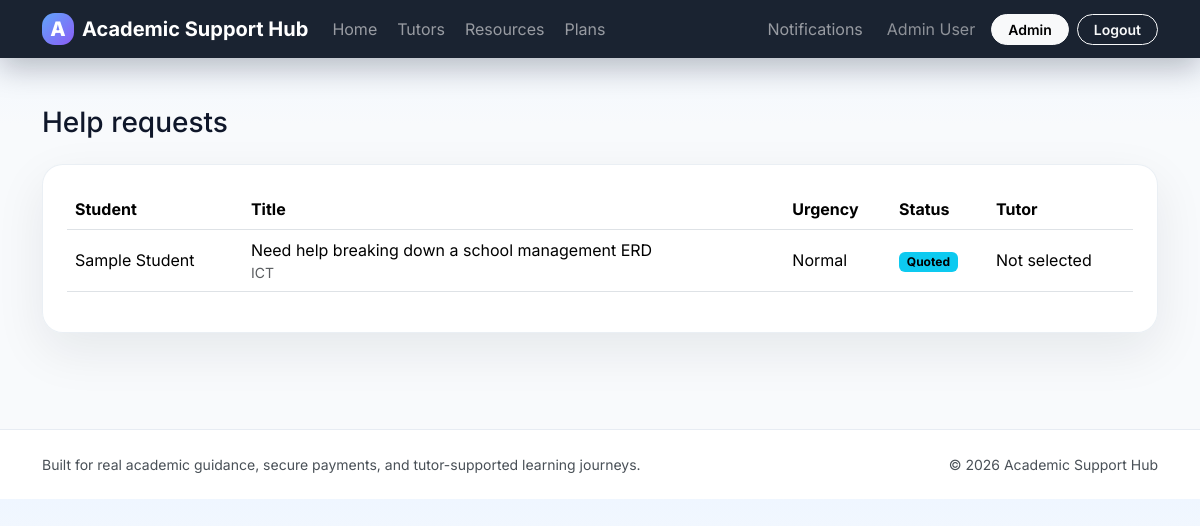
The app's page /admin/help_requests.php (signed in) with its own data.
### tables this page shows
CREATE TABLE settings (
    id INT UNSIGNED AUTO_INCREMENT PRIMARY KEY,
    setting_key VARCHAR(100) NOT NULL UNIQUE,
    setting_value TEXT NOT NULL
);

CREATE TABLE users (
    id INT UNSIGNED AUTO_INCREMENT PRIMARY KEY,
    name VARCHAR(150) NOT NULL,
    email VARCHAR(190) NOT NULL UNIQUE,
    password VARCHAR(255) NOT NULL,
    role ENUM('admin','student','tutor') NOT NULL DEFAULT 'student',
    university VARCHAR(190) NULL,
    bio TEXT NULL,
    avatar_path VARCHAR(255) NULL,
    created_at TIMESTAMP NOT NULL DEFAULT CURRENT_TIMESTAMP
);

CREATE TABLE help_requests (
    id INT UNSIGNED AUTO_INCREMENT PRIMARY KEY,
    student_id INT UNSIGNED NOT NULL,
    selected_tutor_id INT UNSIGNED NULL,
    accepted_offer_id INT UNSIGNED NULL,
    subject VARCHAR(100) NOT NULL,
    title VARCHAR(190) NOT NULL,
    details TEXT NOT NULL,
    urgency ENUM('normal','urgent') NOT NULL DEFAULT 'normal',
    suggested_budget DECIMAL(10,2) NOT NULL DEFAULT 0,
    reward_credits_to_use INT UNSIGNED NOT NULL DEFAULT 0,
    attachment_path VARCHAR(255) NULL,
    status ENUM('open','quoted','accepted','awaiting_payment','payment_pending','in_progress','completed','cancelled') NOT NULL DEFAULT 'open',
    created_at TIMESTAMP NOT NULL DEFAULT CURRENT_TIMESTAMP,
    CONSTRAINT fk_help_requests_student FOREIGN KEY (student_id) REFERENCES users(id) ON DELETE CASCADE,
    CONSTRAINT fk_help_requests_tutor FOREIGN KEY (selected_tutor_id) REFERENCES users(id) ON DELETE SET NULL
);

### includes/bootstrap.php (called while the page is built, shortened)
<?php
require_once __DIR__ . '/../config/config.php';
require_once __DIR__ . '/functions.php';
refresh_current_user();

### admin/help_requests.php (the view, shortened to what this page needs)
<?php
require_once __DIR__ . '/../includes/bootstrap.php';
$requests = $pdo->query("
    SELECT hr.*, u.name AS student_name, tu.name AS tutor_name
    FROM help_requests hr
    INNER JOIN users u ON u.id = hr.student_id
    LEFT JOIN users tu ON tu.id = hr.selected_tutor_id
    ORDER BY hr.id DESC
")->fetchAll();
include __DIR__ . '/../includes/header.php';
?>
<h1 class="h3 mb-4">Help requests</h1>
<div class="card card-soft p-4">
    <div class="table-responsive">
        <table class="table align-middle">
            <thead><tr><th>Student</th><th>Title</th><th>Urgency</th><th>Status</th><th>Tutor</th></tr></thead>
            <tbody>
                <?php foreach ($requests as $request): ?>
                    <tr>
                        <td><?= e($request['student_name']) ?></td>
                        <td><?= e($request['title']) ?><div class="small text-muted"><?= e($request['subject']) ?></div></td>
                        <td><?= e(ucfirst($request['urgency'])) ?></td>
                        <td><?= status_badge($request['status']) ?></td>
                        <td><?= e($request['tutor_name'] ?: 'Not selected') ?></td>
                    </tr>
                <?php endforeach; ?>
            </tbody>
        </table>
    </div>
</div>
<?php include __DIR__ . '/../includes/footer.php'; ?>

### includes/header.php (shortened to what this page needs)
<?php
$user = current_user();
$platformName = get_setting('platform_name', APP_NAME);
?>
<!doctype html>
<html lang="en">
<head>
    <link href="https://cdn.jsdelivr.net/npm/bootstrap@5.3.7/dist/css/bootstrap.min.css" rel="stylesheet">
    <link href="<?= app_url('assets/css/style.css') ?>" rel="stylesheet">
</head>
<body>
<nav class="navbar navbar-expand-lg navbar-dark glass-nav sticky-top">
    <div class="container">
        <a class="navbar-brand fw-bold d-flex align-items-center gap-2" href="<?= app_url() ?>">
            <span class="brand-mark">A</span>
            <span><?= e($platformName) ?></span>
        </a>
        <div class="collapse navbar-collapse" id="appNav">
            <ul class="navbar-nav me-auto mb-2 mb-lg-0 gap-lg-1">
                <li class="nav-item"><a class="nav-link" href="<?= app_url() ?>">Home</a></li>
                <li class="nav-item"><a class="nav-link" href="<?= app_url('tutors.php') ?>">Tutors</a></li>
                <li class="nav-item"><a class="nav-link" href="<?= app_url('resources.php') ?>">Resources</a></li>
                <li class="nav-item"><a class="nav-link" href="<?= app_url('pricing.php') ?>">Plans</a></li>
            </ul>
            <ul class="navbar-nav align-items-lg-center gap-lg-2">
                <?php if ($user): ?>
                    <li class="nav-item dropdown">
                        <a class="nav-link position-relative" href="#" data-bs-toggle="dropdown">Notifications</a>
                    </li>
                    <li class="nav-item"><span class="nav-link text-white-50"><?= e($user['name']) ?></span></li>
                    <?php if ($user['role'] === 'admin'): ?>
                        <li class="nav-item"><a class="btn btn-light btn-sm rounded-pill px-3" href="<?= app_url('admin/dashboard.php') ?>">Admin</a></li>
                    <?php elseif ($user['role'] === 'tutor'): ?>
                        <li class="nav-item"><a class="btn btn-light btn-sm rounded-pill px-3" href="<?= app_url('tutor/dashboard.php') ?>">Tutor panel</a></li>
                    <?php else: ?>
                        <li class="nav-item"><a class="btn btn-light btn-sm rounded-pill px-3" href="<?= app_url('student/dashboard.php') ?>">Student panel</a></li>
                    <?php endif; ?>
                    <li class="nav-item"><a class="btn btn-outline-light btn-sm rounded-pill px-3" href="<?= app_url('logout.php') ?>">Logout</a></li>
                <?php else: ?>
                    <li class="nav-item"><a class="btn btn-outline-light btn-sm rounded-pill px-3" href="<?= app_url('login.php') ?>">Login</a></li>
                    <li class="nav-item"><a class="btn btn-warning btn-sm rounded-pill px-3" href="<?= app_url('register.php') ?>">Create account</a></li>
                <?php endif; ?>
            </ul>
        </div>
    </div>
</nav>
<main class="py-4 py-lg-5">
    <div class="container">

### includes/functions.php (shortened to what this page needs)
<?php
function app_url(string $path = ''): string
{
    $path = ltrim($path, '/');
    return BASE_URL . ($path !== '' ? '/' . $path : '');
}
function e(mixed $value): string
{
    return htmlspecialchars((string) $value, ENT_QUOTES, 'UTF-8');
}
function current_user(): ?array
{
    return $_SESSION['user'] ?? null;
}
function refresh_current_user(): void
{
    global $pdo;
    $stmt = $pdo->prepare('SELECT * FROM users WHERE id = :id LIMIT 1');
    $stmt->execute(['id' => (int) $_SESSION['user']['id']]);
}
function get_setting(string $key, string $default = ''): string
{
    global $pdo;
    $stmt = $pdo->prepare('SELECT setting_value FROM settings WHERE setting_key = :setting_key LIMIT 1');
    $stmt->execute(['setting_key' => $key]);
    $row = $stmt->fetch();
    return (string) ($row['setting_value'] ?? $default);
}
function status_badge(string $status): string
{
    $map = [
        'open' => 'warning', 'quoted' => 'info', 'accepted' => 'primary', 'awaiting_payment' => 'warning',
        'payment_pending' => 'warning', 'paid' => 'success', 'in_progress' => 'primary', 'completed' => 'success',
        'cancelled' => 'secondary', 'held' => 'warning', 'released' => 'success', 'pending' => 'warning',
        'requested' => 'warning', 'approved' => 'success', 'rejected' => 'danger', 'active' => 'success',
        'expired' => 'secondary', 'verified' => 'success', 'failed' => 'danger', 'submitted' => 'info'
    ];
    $class = $map[$status] ?? 'secondary';
    return '<span class="badge text-bg-' . $class . '">' . e(ucwords(str_replace('_', ' ', $status))) . '</span>';
}

### includes/footer.php (shortened to what this page needs)
    </div>
</main>
<footer class="footer-shell mt-5">
    <div class="container d-flex flex-column flex-md-row justify-content-between gap-2 small text-light-emphasis">
        <div>Built for real academic guidance, secure payments, and tutor-supported learning journeys.</div>
        <div>&copy; <?= date('Y') ?> <?= e(get_setting('platform_name', APP_NAME)) ?></div>
    </div>
</footer>
</body>
</html>

### assets/css/style.css (style rules this page uses)
:root { --bg:#081120;--surface:#ffffff;--muted:#64748b;--line:#e2e8f0;--brand:#2563eb;--brand-2:#8b5cf6;--success:#10b981;--warning:#f59e0b;--shadow:0 18px 50px rgba(15,23,42,.08); }
* { box-sizing:border-box }
body { font-family:Inter,system-ui,-apple-system,sans-serif;background:linear-gradient(180deg,#eff6ff 0%,#f8fafc 25%,#f8fafc 100%);color:#0f172a }
.glass-nav { background:rgba(8,17,32,.92);backdrop-filter:blur(14px);box-shadow:0 10px 30px rgba(2,6,23,.25) }
.brand-mark { display:inline-grid;place-items:center;width:2rem;height:2rem;border-radius:.8rem;background:linear-gradient(135deg,#60a5fa,#8b5cf6);font-weight:800 }
.card-soft,.metric-card,.pricing-card { border:1px solid rgba(226,232,240,.7);background:rgba(255,255,255,.92);backdrop-filter:blur(10px);border-radius:1.3rem;box-shadow:var(--shadow) }
.footer-shell { padding:1.5rem 0;background:#fff;border-top:1px solid rgba(226,232,240,.8) }
.btn { border-radius:.9rem;font-weight:600 }

### records on screen
settings: setting_value "Academic Support Hub"
users: name "Admin User"
help_requests: student.name "Sample Student", title "Need help breaking down a school management ERD", subject "ICT", urgency "Normal", status "Quoted", tutor_name "Not selected"
